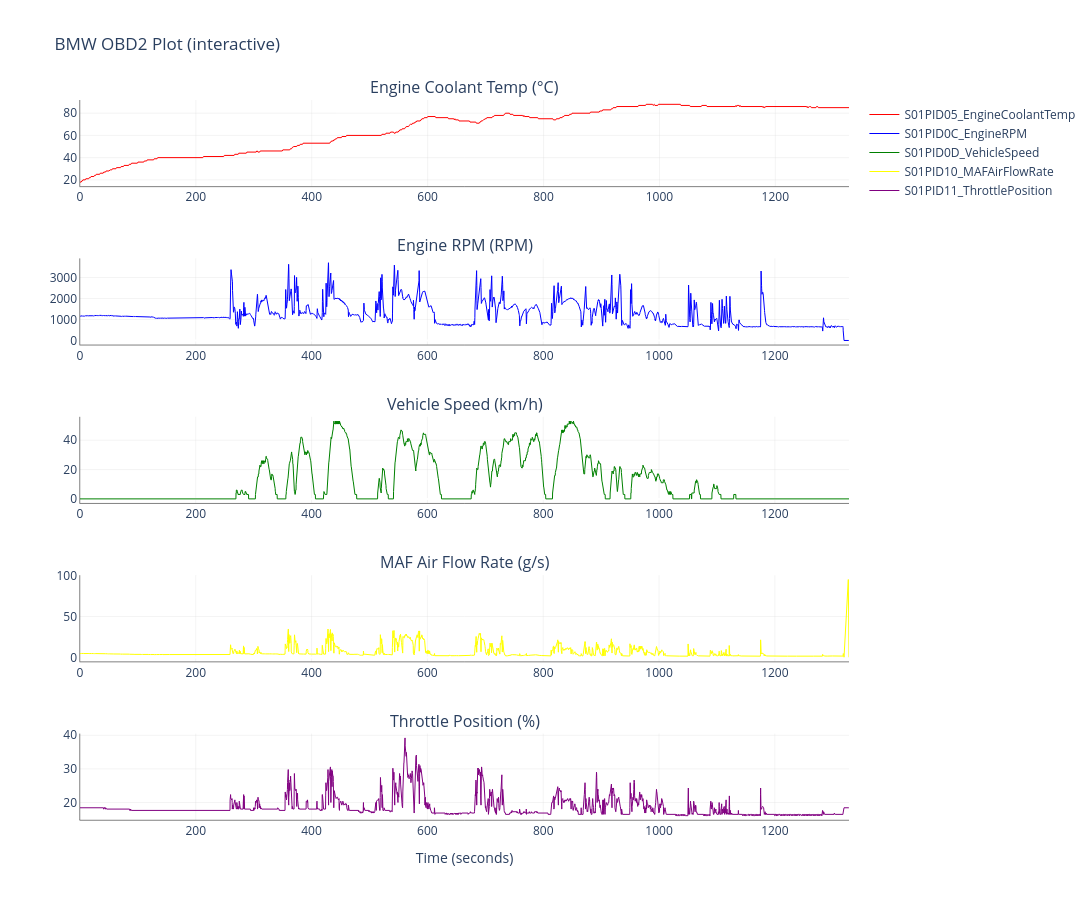

Here is the notebook cell this chart was saved with:
### Code cell
fig = make_subplots(
    rows = 5, 
    cols= 1, 
    shared_xaxes= False, 
    subplot_titles= ('Engine Coolant Temp (°C)', 
    'Engine RPM (RPM)', 
    'Vehicle Speed (km/h)', 
    'MAF Air Flow Rate (g/s)',
    'Throttle Position (%)'), 
    vertical_spacing= 0.1, 
)
signal_config = [
    ('S01PID05_EngineCoolantTemp', 1, 'red'),  
    ('S01PID0C_EngineRPM',         2, 'blue'),  
    ('S01PID0D_VehicleSpeed',      3, 'green'),  
    ('S01PID10_MAFAirFlowRate',    4, 'yellow'),  
    ('S01PID11_ThrottlePosition',  5, 'purple'),  
]

for sig_name, row, colour in signal_config:
    sig_data = decoded_df[sig_name].dropna()

    fig.add_trace(go.Scatter(
        x = sig_data.index, 
        y = sig_data.values, 
        mode = 'lines', 
        name = sig_name, 
        line = dict(color = colour, width = 1),
        showlegend= True
    ), 
    row = row, 
    col = 1 )

fig.update_layout( 
    title = "BMW OBD2 Plot (interactive)", 
    height = 900, 
    width = 1200, 
    plot_bgcolor = "white",
    paper_bgcolor = "white", 
    showlegend = True
)

fig.update_xaxes(title_text = "Time (seconds)", row = 5, col = 1)
fig.update_xaxes(showline=True, linewidth=0.5, linecolor='black', gridcolor = "lightgrey", gridwidth = 0.25)
fig.update_yaxes(showline=True, linewidth=0.5, linecolor='black', gridcolor = "lightgrey", gridwidth = 0.25, layer = "below traces" )

fig.show()

### Figure 1 — Plotly figure (JSON) as saved in the notebook; plotly's stock layout.template omitted (floating-point values rounded to 4 significant figures; data arrays with more than 128 entries replaced by an {"elided": "..."} marker saying what was removed)
{"data": [{"line": {"color": "red", "width": 1}, "mode": "lines", "name": "S01PID05_EngineCoolantTemp", "showlegend": true, "type": "scatter", "x": {"elided": "1312 float values"}, "xaxis": "x", "y": {"elided": "1312 float values"}, "yaxis": "y"}, {"line": {"color": "blue", "width": 1}, "mode": "lines", "name": "S01PID0C_EngineRPM", "showlegend": true, "type": "scatter", "x": {"elided": "6544 float values"}, "xaxis": "x2", "y": {"elided": "6544 float values"}, "yaxis": "y2"}, {"line": {"color": "green", "width": 1}, "mode": "lines", "name": "S01PID0D_VehicleSpeed", "showlegend": true, "type": "scatter", "x": {"elided": "6553 float values"}, "xaxis": "x3", "y": {"elided": "6553 float values"}, "yaxis": "y3"}, {"line": {"color": "yellow", "width": 1}, "mode": "lines", "name": "S01PID10_MAFAirFlowRate", "showlegend": true, "type": "scatter", "x": {"elided": "6559 float values"}, "xaxis": "x4", "y": {"elided": "6559 float values"}, "yaxis": "y4"}, {"line": {"color": "purple", "width": 1}, "mode": "lines", "name": "S01PID11_ThrottlePosition", "showlegend": true, "type": "scatter", "x": {"elided": "6551 float values"}, "xaxis": "x5", "y": {"elided": "6551 float values"}, "yaxis": "y5"}], "layout": {"annotations": [{"font": {"size": 16}, "showarrow": false, "text": "Engine Coolant Temp (°C)", "x": 0.5, "xanchor": "center", "xref": "paper", "y": 1, "yanchor": "bottom", "yref": "paper"}, {"font": {"size": 16}, "showarrow": false, "text": "Engine RPM (RPM)", "x": 0.5, "xanchor": "center", "xref": "paper", "y": 0.78, "yanchor": "bottom", "yref": "paper"}, {"font": {"size": 16}, "showarrow": false, "text": "Vehicle Speed (km/h)", "x": 0.5, "xanchor": "center", "xref": "paper", "y": 0.56, "yanchor": "bottom", "yref": "paper"}, {"font": {"size": 16}, "showarrow": false, "text": "MAF Air Flow Rate (g/s)", "x": 0.5, "xanchor": "center", "xref": "paper", "y": 0.34, "yanchor": "bottom", "yref": "paper"}, {"font": {"size": 16}, "showarrow": false, "text": "Throttle Position (%)", "x": 0.5, "xanchor": "center", "xref": "paper", "y": 0.12, "yanchor": "bottom", "yref": "paper"}], "height": 900, "paper_bgcolor": "white", "plot_bgcolor": "white", "showlegend": true, "title": {"text": "BMW OBD2 Plot (interactive)"}, "width": 1200, "xaxis": {"anchor": "y", "domain": [0, 1], "gridcolor": "lightgrey", "gridwidth": 0.25, "linecolor": "black", "linewidth": 0.5, "showline": true}, "xaxis2": {"anchor": "y2", "domain": [0, 1], "gridcolor": "lightgrey", "gridwidth": 0.25, "linecolor": "black", "linewidth": 0.5, "showline": true}, "xaxis3": {"anchor": "y3", "domain": [0, 1], "gridcolor": "lightgrey", "gridwidth": 0.25, "linecolor": "black", "linewidth": 0.5, "showline": true}, "xaxis4": {"anchor": "y4", "domain": [0, 1], "gridcolor": "lightgrey", "gridwidth": 0.25, "linecolor": "black", "linewidth": 0.5, "showline": true}, "xaxis5": {"anchor": "y5", "domain": [0, 1], "gridcolor": "lightgrey", "gridwidth": 0.25, "linecolor": "black", "linewidth": 0.5, "showline": true, "title": {"text": "Time (seconds)"}}, "yaxis": {"anchor": "x", "domain": [0.88, 1], "gridcolor": "lightgrey", "gridwidth": 0.25, "layer": "below traces", "linecolor": "black", "linewidth": 0.5, "showline": true}, "yaxis2": {"anchor": "x2", "domain": [0.66, 0.78], "gridcolor": "lightgrey", "gridwidth": 0.25, "layer": "below traces", "linecolor": "black", "linewidth": 0.5, "showline": true}, "yaxis3": {"anchor": "x3", "domain": [0.44, 0.56], "gridcolor": "lightgrey", "gridwidth": 0.25, "layer": "below traces", "linecolor": "black", "linewidth": 0.5, "showline": true}, "yaxis4": {"anchor": "x4", "domain": [0.22, 0.34], "gridcolor": "lightgrey", "gridwidth": 0.25, "layer": "below traces", "linecolor": "black", "linewidth": 0.5, "showline": true}, "yaxis5": {"anchor": "x5", "domain": [0, 0.12], "gridcolor": "lightgrey", "gridwidth": 0.25, "layer": "below traces", "linecolor": "black", "linewidth": 0.5, "showline": true}}}
